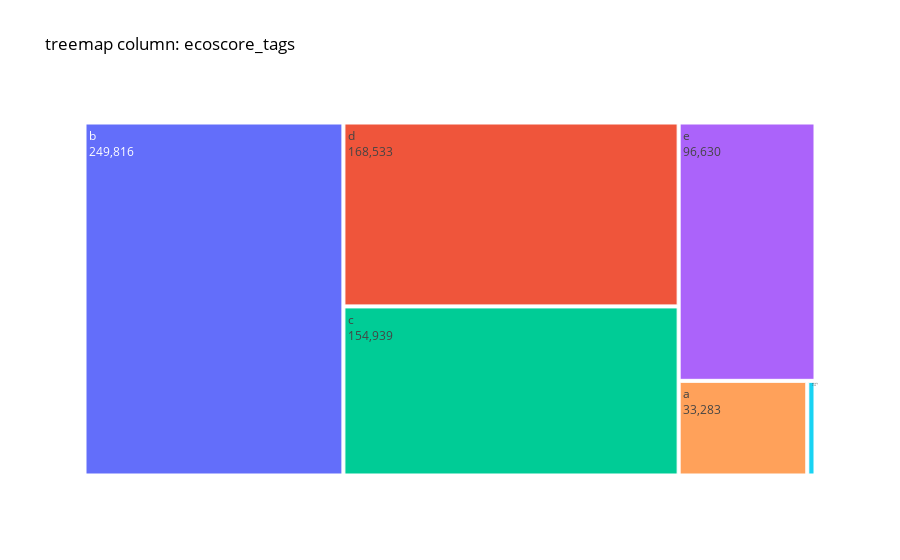
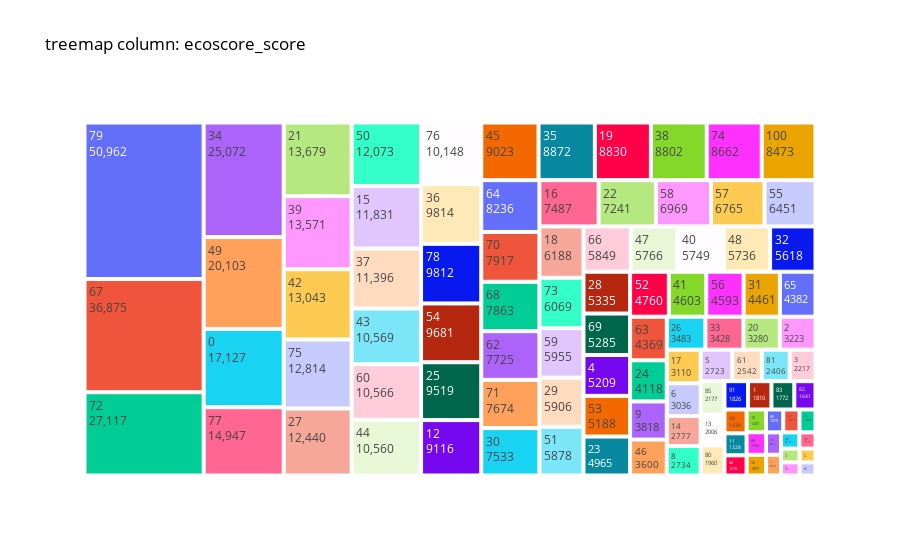
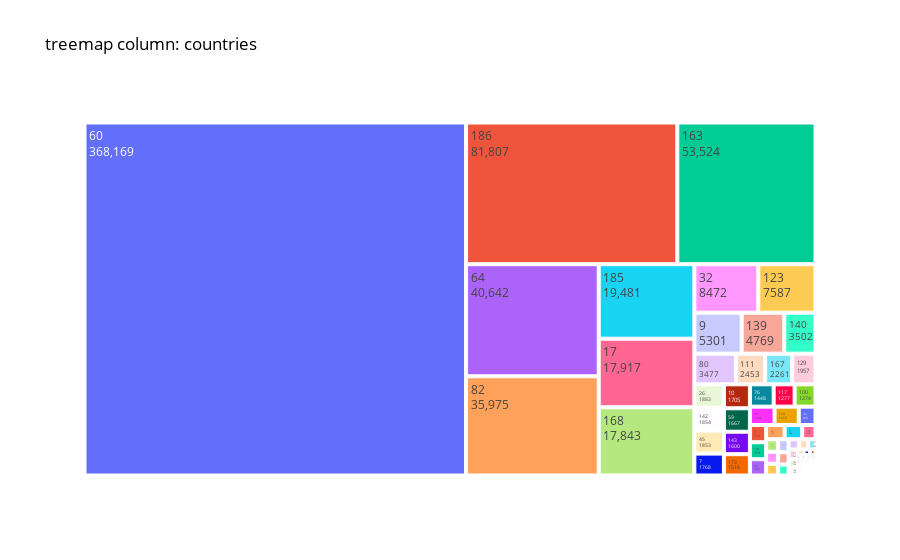
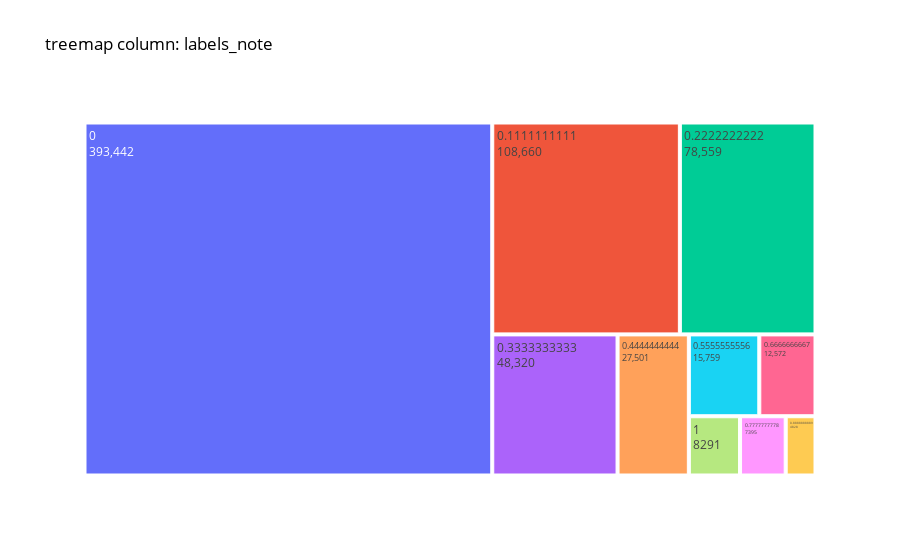

Notebook cell for these charts, in order:
### Code cell
colonnes_a_travailler = ['ecoscore_tags', 'ecoscore_score', 'countries', 'labels_note', 'groups']  
df = load_jsonl_to_dataframe(file_path)
for column in colonnes_a_travailler:
    create_treemap_for_column(df, column)

### Figure 1 — Plotly figure (JSON) as saved in the notebook; plotly's stock layout.template omitted (floating-point values rounded to 4 significant figures)
{"data": [{"labels": ["b", "d", "c", "e", "a", "empty"], "parents": ["", "", "", "", "", ""], "textinfo": "label+value", "type": "treemap", "values": [249816, 168533, 154939, 96630, 33283, 2126]}], "layout": {"font": {"color": "black"}, "paper_bgcolor": "white", "plot_bgcolor": "white", "title": {"text": "treemap column: ecoscore_tags"}}}

### Figure 2 — Plotly figure (JSON) as saved in the notebook; plotly's stock layout.template omitted (floating-point values rounded to 4 significant figures)
{"data": [{"labels": [79, 67, 72, 34, 49, 0, 77, 21, 39, 42, 75, 27, 50, 15, 37, 43, 60, 44, 76, 36, 78, 54, 25, 12, 45, 35, 19, 38, 74, 100, 64, 70, 68, 62, 71, 30, 16, 22, 58, 57, 55, 18, 73, 59, 29, 51, 66, 47, 40, 48, 32, 28, 69, 4, 53, 23, 52, 41, 56, 31, 65, 63, 24, 9, 46, 26, 33, 20, 2, 17, 6, 14, 8, 5, 61, 81, 3, 85, 13, 80, 91, 1, 83, 82, 90, 11, 84, 10, 88, 92, 89, 87, 94, 93, 7, 86, 95, 96, 99, 97, 98, 78.42], "parents": ["", "", "", "", "", "", "", "", "", "", "", "", "", "", "", "", "", "", "", "", "", "", "", "", "", "", "", "", "", "", "", "", "", "", "", "", "", "", "", "", "", "", "", "", "", "", "", "", "", "", "", "", "", "", "", "", "", "", "", "", "", "", "", "", "", "", "", "", "", "", "", "", "", "", "", "", "", "", "", "", "", "", "", "", "", "", "", "", "", "", "", "", "", "", "", "", "", "", "", "", "", ""], "textinfo": "label+value", "type": "treemap", "values": [50962, 36875, 27117, 25072, 20103, 17127, 14947, 13679, 13571, 13043, 12814, 12440, 12073, 11831, 11396, 10569, 10566, 10560, 10148, 9814, 9812, 9681, 9519, 9116, 9023, 8872, 8830, 8802, 8662, 8473, 8236, 7917, 7863, 7725, 7674, 7533, 7487, 7241, 6969, 6765, 6451, 6188, 6069, 5955, 5906, 5878, 5849, 5766, 5749, 5736, 5618, 5335, 5285, 5209, 5188, 4965, 4760, 4603, 4593, 4461, 4382, 4369, 4118, 3818, 3600, 3483, 3428, 3280, 3223, 3110, 3036, 2777, 2734, 2723, 2542, 2406, 2217, 2177, 2006, 1960, 1826, 1810, 1772, 1641, 1438, 1328, 1219, 1207, 1196, 1097, 1079, 1015, 1002, 917, 853, 813, 714, 697, 669, 601, 572, 1]}], "layout": {"font": {"color": "black"}, "paper_bgcolor": "white", "plot_bgcolor": "white", "title": {"text": "treemap column: ecoscore_score"}}}

### Figure 3 — Plotly figure (JSON) as saved in the notebook; plotly's stock layout.template omitted (floating-point values rounded to 4 significant figures)
{"data": [{"labels": [60, 186, 163, 64, 82, 185, 17, 168, 32, 123, 9, 139, 140, 80, 111, 167, 129, 26, 142, 45, 7, 10, 59, 143, 173, 76, 117, 100, 24, 124, 42, 3, 101, 74, 46, 37, 178, 84, 66, 161, 35, 21, 156, 153, 81, 151, 179, 184, 138, 157, 77, 183, 158, 79, 104, 91, 137, 75, 131, 51, 55, 36, 16, 141, 170, 152, 41, 110, 192, 95, 63, 44, 4, 86, 134, 43, 107, 49, 31, 2, 128, 27, 50, 136, 30, 98, 113, 22, 78, 191, 94, 73, 8, 68, 25, 13, 11, 133, 188, 65, 52, 105, 187, 127, 57, 61, 119, 194, 14, 130, 160, 115, 58, 193, 116, 85, 120, 20, 169, 166, 164], "parents": ["", "", "", "", "", "", "", "", "", "", "", "", "", "", "", "", "", "", "", "", "", "", "", "", "", "", "", "", "", "", "", "", "", "", "", "", "", "", "", "", "", "", "", "", "", "", "", "", "", "", "", "", "", "", "", "", "", "", "", "", "", "", "", "", "", "", "", "", "", "", "", "", "", "", "", "", "", "", "", "", "", "", "", "", "", "", "", "", "", "", "", "", "", "", "", "", "", "", "", "", "", "", "", "", "", "", "", "", "", "", "", "", "", "", "", "", "", "", "", "", ""], "textinfo": "label+value", "type": "treemap", "values": [368169, 81807, 53524, 40642, 35975, 19481, 17917, 17843, 8472, 7587, 5301, 4769, 3502, 3477, 2453, 2261, 1957, 1883, 1854, 1853, 1768, 1705, 1667, 1600, 1516, 1448, 1277, 1274, 1238, 1216, 841, 764, 754, 722, 719, 686, 518, 408, 396, 385, 371, 347, 313, 294, 252, 205, 195, 166, 160, 116, 95, 83, 61, 59, 58, 57, 51, 47, 47, 47, 45, 44, 39, 38, 34, 33, 32, 30, 29, 28, 26, 22, 21, 19, 17, 16, 16, 15, 13, 12, 11, 10, 9, 8, 7, 7, 7, 7, 7, 6, 6, 6, 5, 4, 4, 3, 3, 3, 2, 2, 2, 2, 2, 2, 2, 2, 2, 1, 1, 1, 1, 1, 1, 1, 1, 1, 1, 1, 1, 1, 1]}], "layout": {"font": {"color": "black"}, "paper_bgcolor": "white", "plot_bgcolor": "white", "title": {"text": "treemap column: countries"}}}

### Figure 4 — Plotly figure (JSON) as saved in the notebook; plotly's stock layout.template omitted (floating-point values rounded to 4 significant figures)
{"data": [{"labels": [0, 0.1111, 0.2222, 0.3333, 0.4444, 0.5556, 0.6667, 1, 0.7778, 0.8889], "parents": ["", "", "", "", "", "", "", "", "", ""], "textinfo": "label+value", "type": "treemap", "values": [393442, 108660, 78559, 48320, 27501, 15759, 12572, 8291, 7395, 4828]}], "layout": {"font": {"color": "black"}, "paper_bgcolor": "white", "plot_bgcolor": "white", "title": {"text": "treemap column: labels_note"}}}
